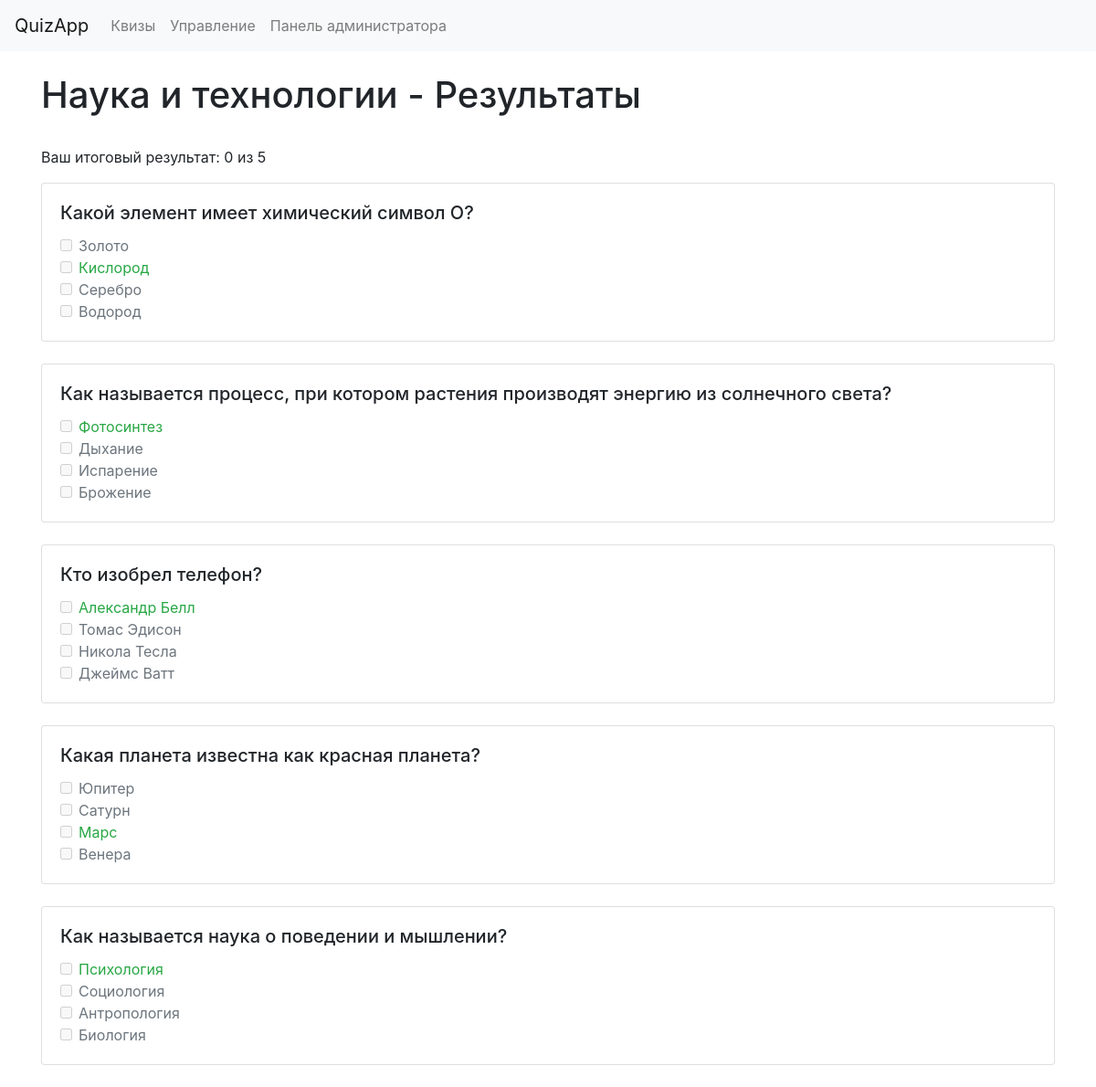
Screenshot of /20/results/ with the database file from the repository.
### quizzes/models.py (models this page shows, shortened)
class Quiz(models.Model):
    title = models.CharField(max_length=200)
    category = models.ForeignKey(
        Category,
        on_delete=models.CASCADE,
        related_name="quizzes",
        blank=True,
        null=True,
    )
    image = models.ImageField(upload_to="quiz_images/", blank=True, null=True)
    class Meta:
        verbose_name_plural = "Quizzes"

class Question(models.Model):
    QUESTION_TYPES = [
        ("TEXT", "Text"),
        ("RADIO", "Radio Button"),
        ("CHECKBOX", "Checkbox"),
    ]
    quiz = models.ForeignKey(Quiz, on_delete=models.CASCADE, related_name="questions")
    text = models.CharField(max_length=200)
    question_type = models.CharField(
        max_length=8, choices=QUESTION_TYPES, default="TEXT"
    )

class Option(models.Model):
    question = models.ForeignKey(
        Question, on_delete=models.CASCADE, related_name="options"
    )
    text = models.CharField(max_length=200)
    is_correct = models.BooleanField(default=False)

### quizzes/views.py (the view)
# urls.py: path("<int:quiz_id>/results/", views.quiz_result, name="quiz_result"),
def quiz_result(request, quiz_id):
    quiz = Quiz.objects.get(id=quiz_id)
    answers = Answer.objects.filter(question__quiz=quiz)
    score = 0
    total_questions = quiz.questions.count()
    results = []
    for question in quiz.questions.all():
        question_result = {
            "question": question,
            "correct": [],
            "selected": [],
            "options": [],
        }
        if question.question_type == "TEXT":
            correct_option = question.options.filter(is_correct=True).first()
            user_answer = answers.filter(question=question).first()
            question_result["correct"].append(
                correct_option.text if correct_option else ""
            )
            question_result["selected"].append(
                user_answer.text_answer if user_answer else ""
            )
            if (
                user_answer
                and correct_option
                and user_answer.text_answer.strip().lower()
                == correct_option.text.strip().lower()
            ):
                score += 1
        else:
            correct_options = question.options.filter(is_correct=True)
            user_answers = answers.filter(question=question)
            selected_option_ids = user_answers.values_list("selected_option", flat=True)
            for option in question.options.all():
                question_result["options"].append(option)
                if option.is_correct:
                    question_result["correct"].append(option.text)
                if option.id in selected_option_ids:
                    question_result["selected"].append(option.text)
            if set(selected_option_ids) == set(
                correct_options.values_list("id", flat=True)
            ):
                score += 1
        results.append(question_result)
    return render(
        request,
        "quizzes/quiz_result.html",
        {
            "score": score,
            "quiz": quiz,
            "total_questions": total_questions,
            "results": results,
        },
    )

### quizzes/templates/quizzes/quiz_result.html (shortened to what this page needs)
{% extends 'quizzes/base.html' %}
{% block content %}
<div class="row mb-4">
    <div class="col-md-12 d-flex align-items-center">
        <h1>{{ quiz.title }} - Результаты</h1>
    </div>
</div>
<p>Ваш итоговый результат: {{ score }} из {{ total_questions }}</p>
{% for result in results %}
    <div class="card mb-4">
        <div class="card-body">
            <h5 class="card-title">{{ result.question.text }}</h5>
            {% if result.question.question_type == 'TEXT' %}
                <p><strong>Ваш ответ:</strong> {{ result.selected|join:", " }}</p>
                <p><strong>Правильный ответ:</strong> {{ result.correct|join:", " }}</p>
            {% else %}
                {% for option in result.question.options.all %}
                    <div class="form-check">
                        <input type="checkbox" class="form-check-input" disabled
                               {% if option.text in result.selected %} checked {% endif %}>
                        <label class="form-check-label {% if option.text in result.correct %}text-success{% elif option.text in result.selected %}text-danger{% endif %}">
                            {{ option.text }}
                        </label>
                    </div>
                {% endfor %}
            {% endif %}
        </div>
    </div>
{% endfor %}
{% endblock %}

### rows the page displays
Quiz: title "Наука и технологии"
Question: question.text "Какой элемент имеет химический символ O?"
Option: text "Золото"
Option: text "Кислород"
Option: text "Серебро"
Option: text "Водород"
Question: question.text "Как называется процесс, при котором растения производят энергию из солнечного света?"
Option: text "Фотосинтез"
Option: text "Дыхание"
Option: text "Испарение"
Option: text "Брожение"
Question: question.text "Кто изобрел телефон?"
Option: text "Александр Белл"
Option: text "Томас Эдисон"
Option: text "Никола Тесла"
Option: text "Джеймс Ватт"
Question: question.text "Какая планета известна как красная планета?"
Option: text "Юпитер"
Option: text "Сатурн"
Option: text "Марс"
Option: text "Венера"
Question: question.text "Как называется наука о поведении и мышлении?"
Option: text "Психология"
Option: text "Социология"
Option: text "Антропология"
Option: text "Биология"

### other values shown
{{ score }} "0"
{{ total_questions }} "5"
